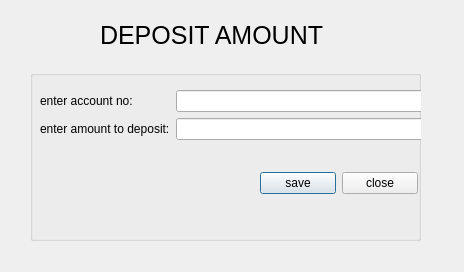
<?xml version="1.0" encoding="UTF-8"?>
<ui version="4.0">
 <class>Deposit</class>
 <widget class="QDialog" name="Deposit">
  <property name="geometry">
   <rect>
    <x>0</x>
    <y>0</y>
    <width>464</width>
    <height>272</height>
   </rect>
  </property>
  <property name="windowTitle">
   <string>deposit amount</string>
  </property>
  <property name="styleSheet">
   <string notr="true"/>
  </property>
  <widget class="QGroupBox" name="groupBox">
   <property name="geometry">
    <rect>
     <x>30</x>
     <y>70</y>
     <width>391</width>
     <height>171</height>
    </rect>
   </property>
   <property name="styleSheet">
    <string notr="true"/>
   </property>
   <property name="title">
    <string/>
   </property>
   <widget class="QWidget" name="formLayoutWidget">
    <property name="geometry">
     <rect>
      <x>10</x>
      <y>20</y>
      <width>421</width>
      <height>71</height>
     </rect>
    </property>
    <layout class="QFormLayout" name="formLayout">
     <item row="0" column="0">
      <widget class="QLabel" name="label">
       <property name="text">
        <string>enter account no:</string>
       </property>
      </widget>
     </item>
     <item row="0" column="1">
      <widget class="QLineEdit" name="accountno"/>
     </item>
     <item row="1" column="0">
      <widget class="QLabel" name="label_2">
       <property name="text">
        <string>enter amount to deposit:</string>
       </property>
      </widget>
     </item>
     <item row="1" column="1">
      <widget class="QLineEdit" name="depositAmount"/>
     </item>
    </layout>
   </widget>
   <widget class="QWidget" name="">
    <property name="geometry">
     <rect>
      <x>230</x>
      <y>100</y>
      <width>158</width>
      <height>26</height>
     </rect>
    </property>
    <layout class="QHBoxLayout" name="horizontalLayout">
     <item>
      <widget class="QPushButton" name="pushButton_2">
       <property name="text">
        <string>save</string>
       </property>
      </widget>
     </item>
     <item>
      <widget class="QPushButton" name="pushButton">
       <property name="text">
        <string>close</string>
       </property>
      </widget>
     </item>
    </layout>
   </widget>
  </widget>
  <widget class="QLabel" name="label_3">
   <property name="geometry">
    <rect>
     <x>100</x>
     <y>10</y>
     <width>241</width>
     <height>51</height>
    </rect>
   </property>
   <property name="styleSheet">
    <string notr="true">
font-size:25px;</string>
   </property>
   <property name="text">
    <string>DEPOSIT AMOUNT</string>
   </property>
  </widget>
 </widget>
 <resources/>
 <connections>
  <connection>
   <sender>pushButton</sender>
   <signal>clicked()</signal>
   <receiver>Deposit</receiver>
   <slot>close()</slot>
   <hints>
    <hint type="sourcelabel">
     <x>417</x>
     <y>140</y>
    </hint>
    <hint type="destinationlabel">
     <x>443</x>
     <y>158</y>
    </hint>
   </hints>
  </connection>
 </connections>
</ui>
